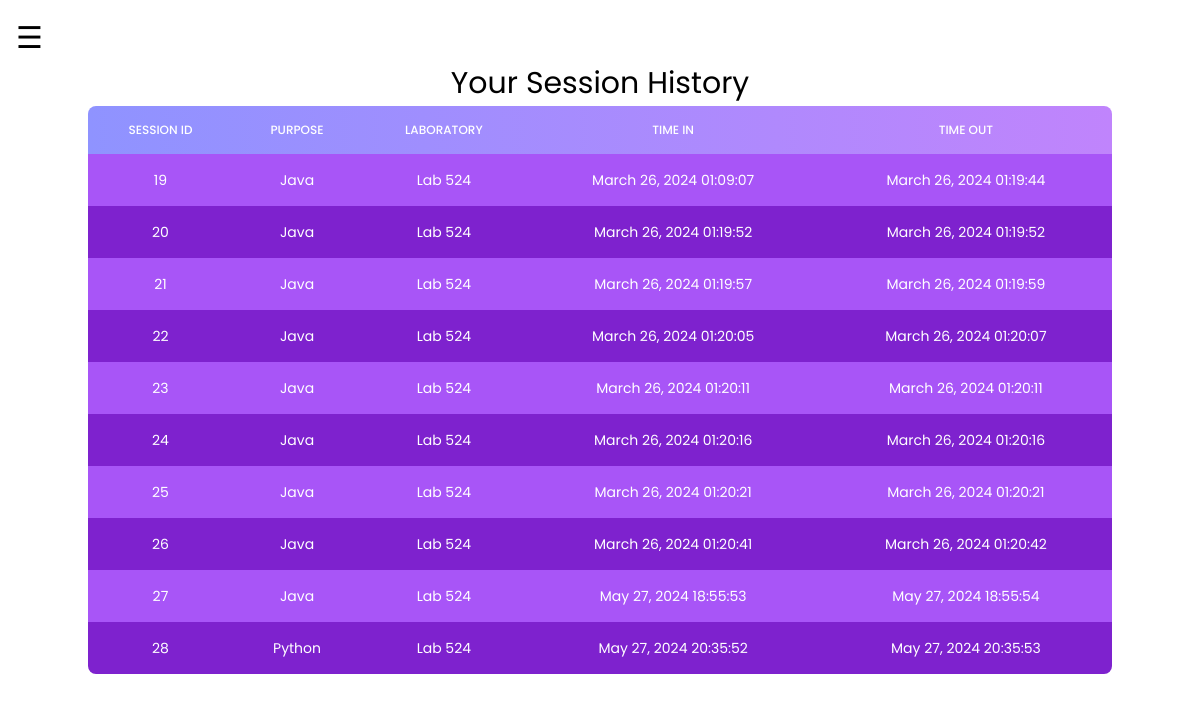
Screenshot of /history.php (signed in) with the database file from the repository.
### tables this page shows
CREATE TABLE `sessions` (
  `session_id` int(11) NOT NULL,
  `student_id` int(11) NOT NULL,
  `laboratory` varchar(254) NOT NULL,
  `purpose` varchar(254) NOT NULL,
  `time_in` datetime NOT NULL DEFAULT current_timestamp(),
  `time_out` datetime DEFAULT NULL
);

### history.php (the view, shortened to what this page needs)
<?php
include('connector.php');
$history = [];
$id = $_SESSION['id'];
$query = "SELECT * FROM sessions INNER JOIN student ON student.id = sessions.student_id WHERE time_out IS NOT NULL AND student.id = '$id' ORDER BY time_out asc";
$result = $connection->query($query);
if ($result->num_rows > 0) {
    while($row = $result->fetch_assoc()) {
        $history[] = $row;
    }
}
?>
<!DOCTYPE html>
<html>
<head>
<script src="https://cdn.tailwindcss.com"></script>
</head>
<body>
<div id="main">
<span style="font-size:30px;cursor:pointer" onclick="openNav()">&#9776;</span>
<div class="w-full flex items-center flex-col container mx-auto">
  <h1 style="text-align:center; font-size:30px; font-weight:strong">Your Session History</h1>
     <table id="oktable" class=" mb-10 w-full text-sm text-left rtl:text-right text-white rounded-lg overflow-hidden">
                <thead class="text-xs bg-gradient-to-l t to-[#8F93FF] from-purple-400 uppercase rounded-md">
                    <tr>
                        <th class="border px-4 py-4 font-medium border-none  text-center">SESSION ID</th>
                        <th class="border px-4 py-4 font-medium border-none  text-center">PURPOSE</th>
                        <th class="border px-4 py-4 font-medium border-none  text-center">LABORATORY</th>
                        <th class="border px-4 py-4 font-medium border-none  text-center">TIME IN</th>
                        <th class="border px-4 py-4 font-medium border-none  text-center">TIME OUT</th>
                    </tr>
                </thead>
                <tbody id="tbody" class="relative">
                <?php
            foreach ($history as $student) {
                   echo '<tr class="odd:bg-purple-500 bg-purple-700">
                                <td class="border px-4 py-4 border-none text-center text-xs md:text-sm text-white">'.$student['session_id'].'</td>
                                <td class="border px-4 py-4 border-none text-center text-xs md:text-sm text-white">'.$student['purpose'].'</td>
                                <td class="border px-4 py-4 border-none text-center text-xs md:text-sm text-white">'.$student['laboratory'].'</td>
                                <td class="border px-4 py-4 border-none text-center text-xs md:text-sm text-white">'.date('F j, Y H:i:s', strtotime($student['time_in'])).'</td>
                                <td class="border px-4 py-4 border-none text-center text-xs md:text-sm text-white">'.date('F j, Y H:i:s', strtotime($student['time_out'])).'</td></tr>
                                ';
                }
            ?>
                </tbody>
            </table>
</div>
<br>
</div>
</body>
</html>

### history.php (style rules this page uses)
body { font-family: "Poppins" , sans-serif; transition: background-color .5s; }
#main { transition: margin-left .5s; padding: 16px; }

### rows the page displays
sessions: session_id "19", purpose "Java", laboratory "Lab 524", time_in "March 26, 2024 01:09:07", time_out "March 26, 2024 01:19:44"
sessions: session_id "20", purpose "Java", laboratory "Lab 524", time_in "March 26, 2024 01:19:52", time_out "March 26, 2024 01:19:52"
sessions: session_id "21", purpose "Java", laboratory "Lab 524", time_in "March 26, 2024 01:19:57", time_out "March 26, 2024 01:19:59"
sessions: session_id "22", purpose "Java", laboratory "Lab 524", time_in "March 26, 2024 01:20:05", time_out "March 26, 2024 01:20:07"
sessions: session_id "23", purpose "Java", laboratory "Lab 524", time_in "March 26, 2024 01:20:11", time_out "March 26, 2024 01:20:11"
sessions: session_id "24", purpose "Java", laboratory "Lab 524", time_in "March 26, 2024 01:20:16", time_out "March 26, 2024 01:20:16"
sessions: session_id "25", purpose "Java", laboratory "Lab 524", time_in "March 26, 2024 01:20:21", time_out "March 26, 2024 01:20:21"
sessions: session_id "26", purpose "Java", laboratory "Lab 524", time_in "March 26, 2024 01:20:41", time_out "March 26, 2024 01:20:42"
sessions: session_id "27", purpose "Java", laboratory "Lab 524", time_in "May 27, 2024 18:55:53", time_out "May 27, 2024 18:55:54"
sessions: session_id "28", purpose "Python", laboratory "Lab 524", time_in "May 27, 2024 20:35:52", time_out "May 27, 2024 20:35:53"
